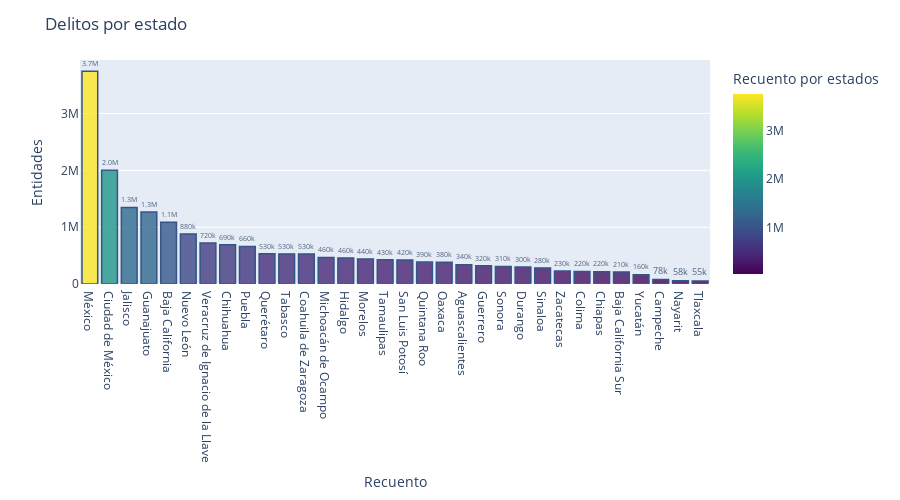
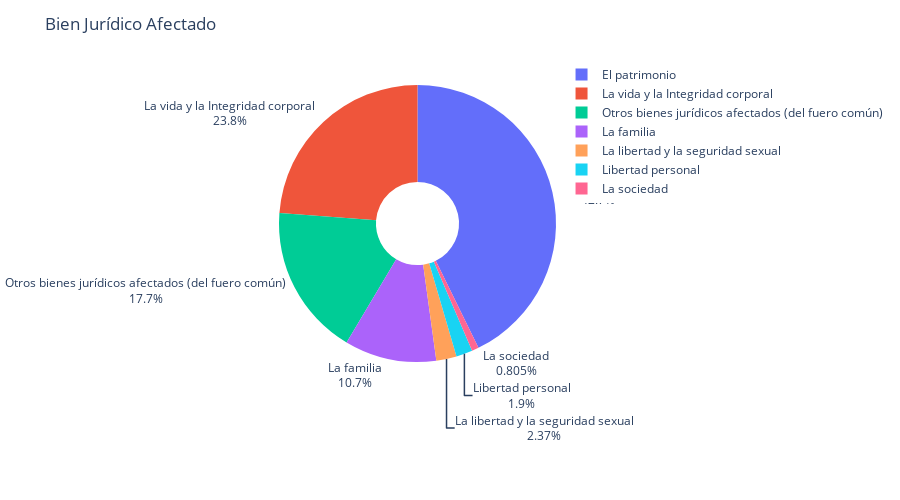
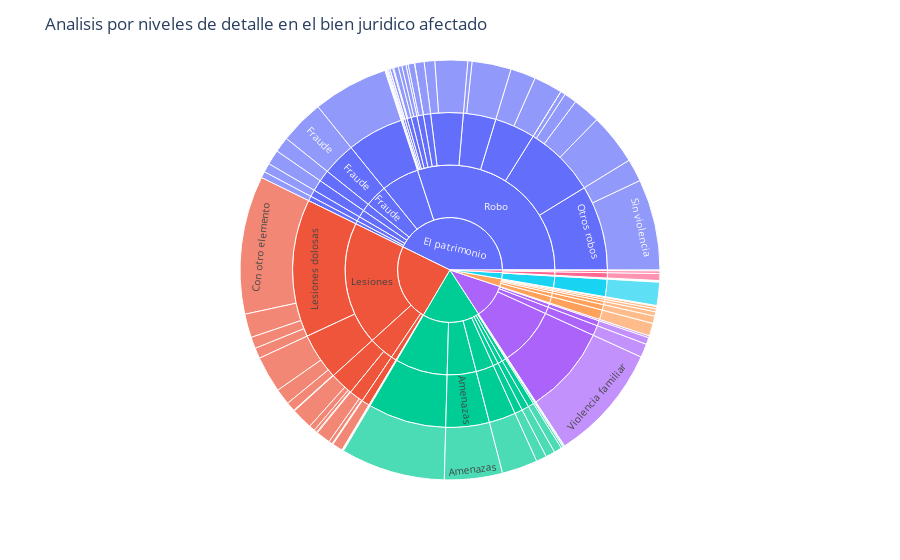
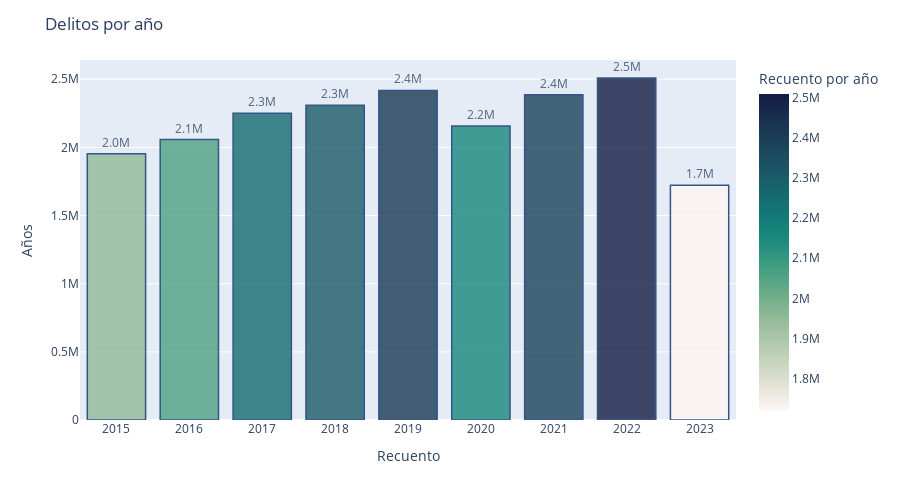

Notebook code for these charts, in order:
### Code cell
#Analisis
#Entidad
entidad_recuento = appended_df.groupby('Entidad')['Recuento'].sum().reset_index()
fig1 = px.bar(entidad_recuento, x='Entidad', y='Recuento', text='Recuento', text_auto='.2s',
              color='Recuento', labels={'Recuento': 'Recuento por estados'},
              color_continuous_scale='Viridis')  
fig1.update_traces(marker_line_color='rgb(8,48,107)', marker_line_width=1.5,
                    opacity=0.8, textposition='inside') 
fig1.update_layout(title_text='Delitos por estado', yaxis_title='Entidades',
                   xaxis_title='Recuento', height=500, xaxis={'categoryorder':'total descending'})
fig1.update_traces(textfont_size=12, textangle=0, textposition="outside", cliponaxis=False)
#fig1.update_layout(barmode='stack', xaxis={'categoryorder':'total descending'})
fig1.show()

#Bien juridico afectado
bienj_recuento = appended_df.groupby('Bien jurídico afectado')['Recuento'].sum().reset_index()
fig = px.pie(bienj_recuento, names="Bien jurídico afectado", values="Recuento", hole=0.3)

fig.update_traces(textposition='outside', textinfo='percent+label')
fig.update_layout(title_text='Bien Jurídico Afectado', yaxis_title='',
                   xaxis_title='', height=500, xaxis={'categoryorder':'total descending'})
fig.show()

# #Bien juridico afectado
# bienj_recuento = appended_df.groupby('Bien jurídico afectado')['Recuento'].sum().reset_index()
# #df = px.data.gapminder().query("year == 2007").query("continent == 'Americas'")
# fig = px.pie(bienj_recuento, values='Recuento', names='Bien jurídico afectado',
#              title='',
#              hover_data=['Recuento'])
# fig.update_traces(textposition='outside', textinfo='percent+label')
# fig.update_layout(title_text='Bien Jurídico Afectado', yaxis_title='',
#                    xaxis_title='', height=500, xaxis={'categoryorder':'total descending'})
# fig.show()

#Desgloce Sunburst
fig2 = px.sunburst(appended_df, path=['Bien jurídico afectado', 'Tipo de delito', 'Subtipo de delito','Modalidad'], values='Recuento') #,color="Recuento")
#fig.update_layout(margin = dict(t = 10, l = 10, r = 10, b = 10))#, textinfo='percent+label') #PARA HACERLO MÁS GRANDE
fig2.update_layout(title_text='Analisis por niveles de detalle en el bien juridico afectado')
fig2.update_layout(uniformtext=dict(minsize=10, mode='hide')) #PARA AJUSTAR AL TEXTO
# fig.update_layout(title_text='Bien Jurídico Afectado', yaxis_title='',
#                    xaxis_title='', height=500, xaxis={'categoryorder':'total descending'})
#fig.update_traces(textposition='outside', textinfo='percent+label')
fig2.show()

#Año analisis
año_recuento = appended_df.groupby('Año')['Recuento'].sum().reset_index()
fig3 = px.bar(año_recuento, x='Año', y='Recuento', text='Recuento', text_auto='.2s',
              color='Recuento', labels={'Recuento': 'Recuento por año'},
              color_continuous_scale='tempo')  
fig3.update_traces(marker_line_color='rgb(8,48,107)', marker_line_width=1.5,
                    opacity=0.8, textposition='inside') 
fig3.update_layout(title_text='Delitos por año', yaxis_title='Años',
                   xaxis_title='Recuento', height=500, xaxis={'categoryorder':'total descending'})
fig3.update_traces(textfont_size=12, textangle=0, textposition="outside", cliponaxis=False)
fig3.show()

### Figure 1 — Plotly figure (JSON) as saved in the notebook; plotly's stock layout.template omitted (floating-point values rounded to 4 significant figures)
{"data": [{"alignmentgroup": "True", "cliponaxis": false, "hovertemplate": "Entidad=%{x}<br>Recuento por estados=%{marker.color}<extra></extra>", "legendgroup": "", "marker": {"color": [339332, 1086386, 213135, 77761, 216520, 689250, 2004531, 528601, 220415, 299791, 1265857, 319174, 459563, 1345595, 464465, 441807, 3746289, 57916, 881494, 382037, 659820, 531752, 385580, 423275, 283408, 309820, 529936, 427001, 54659, 722942, 164585, 229984], "coloraxis": "coloraxis", "line": {"color": "rgb(8,48,107)", "width": 1.5}, "pattern": {"shape": ""}}, "name": "", "offsetgroup": "", "opacity": 0.8, "orientation": "v", "showlegend": false, "text": [339332, 1086386, 213135, 77761, 216520, 689250, 2004531, 528601, 220415, 299791, 1265857, 319174, 459563, 1345595, 464465, 441807, 3746289, 57916, 881494, 382037, 659820, 531752, 385580, 423275, 283408, 309820, 529936, 427001, 54659, 722942, 164585, 229984], "textangle": 0, "textfont": {"size": 12}, "textposition": "outside", "texttemplate": "%{y:.2s}", "type": "bar", "x": ["Aguascalientes", "Baja California", "Baja California Sur", "Campeche", "Chiapas", "Chihuahua", "Ciudad de México", "Coahuila de Zaragoza", "Colima", "Durango", "Guanajuato", "Guerrero", "Hidalgo", "Jalisco", "Michoacán de Ocampo", "Morelos", "México", "Nayarit", "Nuevo León", "Oaxaca", "Puebla", "Querétaro", "Quintana Roo", "San Luis Potosí", "Sinaloa", "Sonora", "Tabasco", "Tamaulipas", "Tlaxcala", "Veracruz de Ignacio de la Llave", "Yucatán", "Zacatecas"], "xaxis": "x", "y": [339332, 1086386, 213135, 77761, 216520, 689250, 2004531, 528601, 220415, 299791, 1265857, 319174, 459563, 1345595, 464465, 441807, 3746289, 57916, 881494, 382037, 659820, 531752, 385580, 423275, 283408, 309820, 529936, 427001, 54659, 722942, 164585, 229984], "yaxis": "y"}], "layout": {"barmode": "relative", "coloraxis": {"colorbar": {"title": {"text": "Recuento por estados"}}, "colorscale": [[0, "#440154"], [0.1111, "#482878"], [0.2222, "#3e4989"], [0.3333, "#31688e"], [0.4444, "#26828e"], [0.5556, "#1f9e89"], [0.6667, "#35b779"], [0.7778, "#6ece58"], [0.8889, "#b5de2b"], [1, "#fde725"]]}, "height": 500, "legend": {"tracegroupgap": 0}, "margin": {"t": 60}, "title": {"text": "Delitos por estado"}, "xaxis": {"anchor": "y", "categoryorder": "total descending", "domain": [0, 1], "title": {"text": "Recuento"}}, "yaxis": {"anchor": "x", "domain": [0, 1], "title": {"text": "Entidades"}}}}

### Figure 2 — Plotly figure (JSON) as saved in the notebook; plotly's stock layout.template omitted (floating-point values rounded to 4 significant figures)
{"data": [{"domain": {"x": [0, 1], "y": [0, 1]}, "hole": 0.3, "hovertemplate": "Bien jurídico afectado=%{label}<br>Recuento=%{value}<extra></extra>", "labels": ["El patrimonio", "La familia", "La libertad y la seguridad sexual", "La sociedad", "La vida y la Integridad corporal", "Libertad personal", "Otros bienes jurídicos afectados (del fuero común)"], "legendgroup": "", "name": "", "showlegend": true, "textinfo": "percent+label", "textposition": "outside", "type": "pie", "values": [8447632, 2120972, 468180, 159157, 4700196, 376313, 3490231]}], "layout": {"height": 500, "legend": {"tracegroupgap": 0}, "margin": {"t": 60}, "title": {"text": "Bien Jurídico Afectado"}, "xaxis": {"categoryorder": "total descending", "title": {"text": ""}}, "yaxis": {"title": {"text": ""}}}}

### Figure 3 — Plotly figure (JSON) as saved in the notebook; plotly's stock layout.template omitted (floating-point values rounded to 4 significant figures; data arrays with more than 128 entries replaced by an {"elided": "..."} marker saying what was removed)
{"data": [{"branchvalues": "total", "domain": {"x": [0, 1], "y": [0, 1]}, "hovertemplate": "labels=%{label}<br>Recuento=%{value}<br>parent=%{parent}<br>id=%{id}<extra></extra>", "ids": {"elided": "200 str values"}, "labels": {"elided": "200 str values"}, "name": "", "parents": {"elided": "200 str values"}, "type": "sunburst", "values": {"elided": "200 int values"}}], "layout": {"legend": {"tracegroupgap": 0}, "margin": {"t": 60}, "title": {"text": "Analisis por niveles de detalle en el bien juridico afectado"}, "uniformtext": {"minsize": 10, "mode": "hide"}}}

### Figure 4 — Plotly figure (JSON) as saved in the notebook; plotly's stock layout.template omitted (floating-point values rounded to 4 significant figures)
{"data": [{"alignmentgroup": "True", "cliponaxis": false, "hovertemplate": "Año=%{x}<br>Recuento por año=%{marker.color}<extra></extra>", "legendgroup": "", "marker": {"color": [1954122, 2056991, 2251064, 2308677, 2417450, 2156758, 2386561, 2509029, 1722029], "coloraxis": "coloraxis", "line": {"color": "rgb(8,48,107)", "width": 1.5}, "pattern": {"shape": ""}}, "name": "", "offsetgroup": "", "opacity": 0.8, "orientation": "v", "showlegend": false, "text": [1954122, 2056991, 2251064, 2308677, 2417450, 2156758, 2386561, 2509029, 1722029], "textangle": 0, "textfont": {"size": 12}, "textposition": "outside", "texttemplate": "%{y:.2s}", "type": "bar", "x": [2015, 2016, 2017, 2018, 2019, 2020, 2021, 2022, 2023], "xaxis": "x", "y": [1954122, 2056991, 2251064, 2308677, 2417450, 2156758, 2386561, 2509029, 1722029], "yaxis": "y"}], "layout": {"barmode": "relative", "coloraxis": {"colorbar": {"title": {"text": "Recuento por año"}}, "colorscale": [[0, "rgb(254, 245, 244)"], [0.09091, "rgb(222, 224, 210)"], [0.1818, "rgb(189, 206, 181)"], [0.2727, "rgb(153, 189, 156)"], [0.3636, "rgb(110, 173, 138)"], [0.4545, "rgb(65, 157, 129)"], [0.5455, "rgb(25, 137, 125)"], [0.6364, "rgb(18, 116, 117)"], [0.7273, "rgb(25, 94, 106)"], [0.8182, "rgb(28, 72, 93)"], [0.9091, "rgb(25, 51, 80)"], [1, "rgb(20, 29, 67)"]]}, "height": 500, "legend": {"tracegroupgap": 0}, "margin": {"t": 60}, "title": {"text": "Delitos por año"}, "xaxis": {"anchor": "y", "categoryorder": "total descending", "domain": [0, 1], "title": {"text": "Recuento"}}, "yaxis": {"anchor": "x", "domain": [0, 1], "title": {"text": "Años"}}}}
